Frame 1 (no input): blank canvas, image omitted
Frame 60 (no input): blank canvas, image omitted
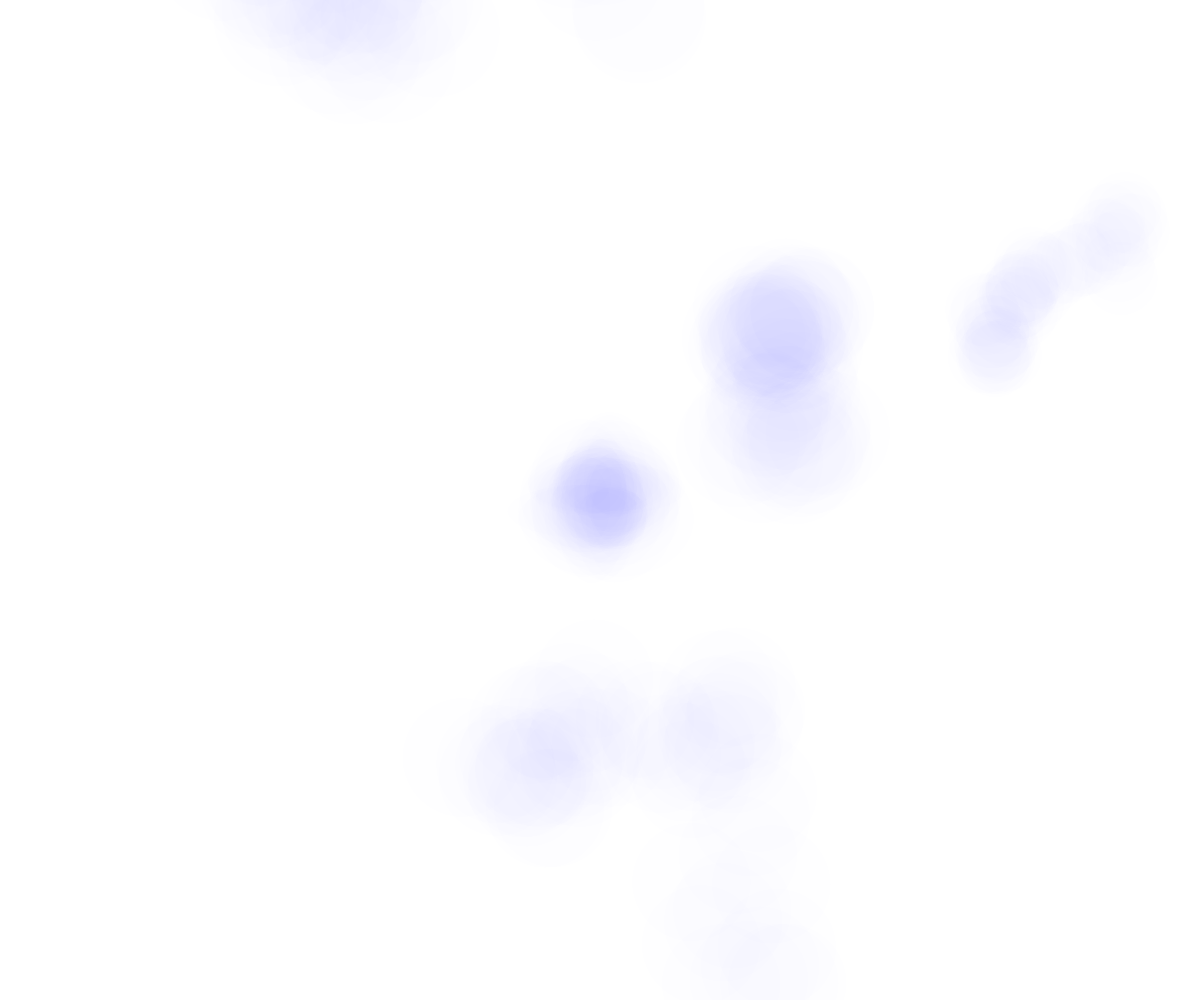
Frame 120 (the mouse pressed at the canvas centre since frame 60)

The p5.js sketch whose frames 1 and 60 were blank and that drew this single picture after the mouse press (run headless with seeded random() and noise() and a simulated clock; from frame 60 on, the mouse is pressed at the canvas centre):

// p5.js sketch
// ── sketch.js

function setup() {
    createCanvas(window.innerWidth,window.innerHeight);
    size = 50;
    shape1 = new shape();
    shape2 = new shape();
    shape3 = new shape();
    shape4 = new shape();
    shape5 = new shape();
    //console.log(size);
    //blendMode(DODGE);
}

function shape() {
  this.x = random(window.innerWidth);
  this.y = random(window.innerHeight);
  this.diameter = random(50, 150);
  this.speed = random(10, 50);

  this.move = function() {
    this.x += random(-this.speed, this.speed);
    this.y += random(-this.speed, this.speed);
  };

  this.display = function() {
    ellipse(this.x, this.y, this.diameter, this.diameter);
  }
}


function draw() {

size  += 10;
    if (mouseIsPressed) {
        fill(100,0,255,1);
        //nostroke();
    }
    else {
        fill(255,0,200,0.5);
        //nostroke();
    }

    //if size==80 {size=50;}else{size +=1}
    noStroke();
    ellipse(mouseX+random(-20,20),mouseY+random(-20,20),random(50,150),random(50,150));

    shape1.move(); shape1.display();
    shape2.move(); shape2.display();
    shape3.move(); shape3.display();
    shape4.move(); shape4.display();
    shape5.move(); shape5.display();

//    noFill();
//stroke(0, 200, 0);
//bezier(85, 20, 10, 10, 90, 90, 15, 80);
}
